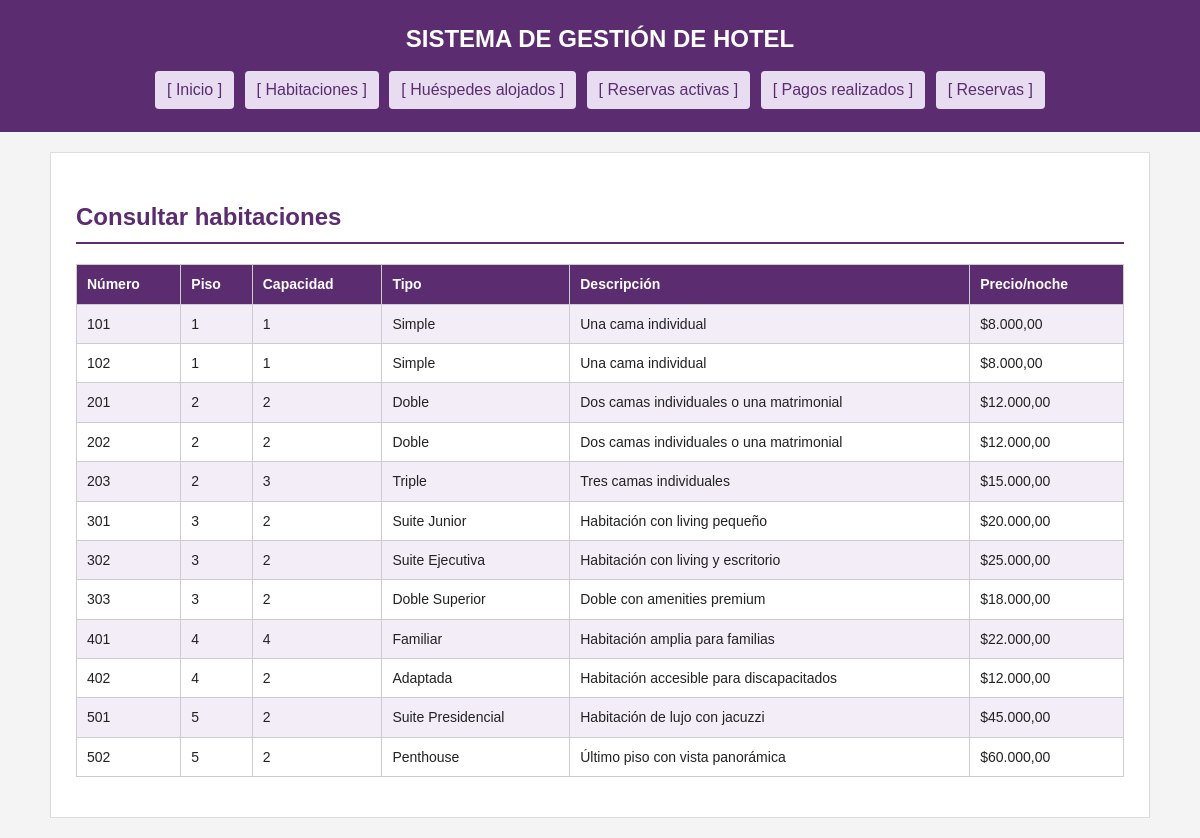
The page /aplicacion/consultas/habitaciones.php on the database its author committed.
### tables this page shows
CREATE TABLE `habitacion` (
  `id_habitacion` int(11) NOT NULL AUTO_INCREMENT,
  `numero` varchar(10) NOT NULL,
  `piso` int(11) NOT NULL,
  `capacidad` int(11) NOT NULL,
  `id_tipo` int(11) NOT NULL,
  `precio_noche` decimal(10,2) NOT NULL,
  PRIMARY KEY (`id_habitacion`),
  UNIQUE KEY `numero` (`numero`),
  KEY `fk_habitacion_tipo` (`id_tipo`),
  CONSTRAINT `fk_habitacion_tipo` FOREIGN KEY (`id_tipo`) REFERENCES `tipo_habitacion` (`id_tipo`)
);

CREATE TABLE `tipo_habitacion` (
  `id_tipo` int(11) NOT NULL AUTO_INCREMENT,
  `nombre` varchar(80) NOT NULL,
  `descripcion` text DEFAULT NULL,
  PRIMARY KEY (`id_tipo`)
);

### aplicacion/consultas/habitaciones.php (the view, shortened to what this page needs)
<?php
require_once "../conexion.php";
$sql = "SELECT
            h.numero,
            h.piso,
            h.capacidad,
            h.precio_noche,
            th.nombre AS tipo,
            th.descripcion
        FROM habitacion h
        INNER JOIN tipo_habitacion th ON h.id_tipo = th.id_tipo
        ORDER BY h.piso, h.numero";
$stmt = $pdo->query($sql);
$habitaciones = $stmt->fetchAll();
?>
<!DOCTYPE html>
<html lang="es">
<head>
    <link rel="stylesheet" href="../css/estilos.css">
</head>
<body>
<header>
    <h1>SISTEMA DE GESTIÓN DE HOTEL</h1>
    <nav>
        <a href="../index.php">[ Inicio ]</a>
        <a href="habitaciones.php">[ Habitaciones ]</a>
        <a href="huespedes_alojados.php">[ Huéspedes alojados ]</a>
        <a href="reservas_activas.php">[ Reservas activas ]</a>
        <a href="pagos_realizados.php">[ Pagos realizados ]</a>
        <a href="../reserva/listar.php">[ Reservas ]</a>
    </nav>
</header>
<main>
    <h2>Consultar habitaciones</h2>
    <table>
        <tr>
            <th>Número</th>
            <th>Piso</th>
            <th>Capacidad</th>
            <th>Tipo</th>
            <th>Descripción</th>
            <th>Precio/noche</th>
        </tr>
        <?php foreach ($habitaciones as $habitacion) { ?>
        <tr>
            <td><?= htmlspecialchars($habitacion['numero']) ?></td>
            <td><?= $habitacion['piso'] ?></td>
            <td><?= $habitacion['capacidad'] ?></td>
            <td><?= htmlspecialchars($habitacion['tipo']) ?></td>
            <td><?= htmlspecialchars((string)$habitacion['descripcion']) ?></td>
            <td>$<?= number_format((float)$habitacion['precio_noche'], 2, ',', '.') ?></td>
        </tr>
        <?php } ?>
    </table>
</main>
</body>
</html>

### aplicacion/css/estilos.css (style rules this page uses)
* { box-sizing: border-box; }
body { font-family: Arial, Helvetica, sans-serif; margin: 0; background-color: #f4f4f4; color: #222; line-height: 1.6; }
header { background-color: #5b2c6f; color: #fff; padding: 20px; text-align: center; }
nav { margin-top: 10px; text-align: center; }
nav a { color: #5b2c6f; background-color: #e8ddf0; padding: 6px 12px; margin: 3px; display: inline-block; text-decoration: none; border-radius: 4px; }
main { max-width: 1100px; margin: 20px auto; background-color: #fff; padding: 25px; border: 1px solid #ddd; }
h1 { margin: 0; font-size: 24px; }
h2 { color: #5b2c6f; border-bottom: 2px solid #5b2c6f; padding-bottom: 6px; }
table { width: 100%; border-collapse: collapse; margin: 15px 0; }
th, td { border: 1px solid #ccc; padding: 8px 10px; text-align: left; font-size: 14px; }
th { background-color: #5b2c6f; color: #fff; }
tr:nth-child(even) { background-color: #f3edf7; }

### rows shown on the page
habitacion: numero "101", piso "1", capacidad "1", id_tipo.nombre "Simple", id_tipo.descripcion "Una cama individual", precio_noche "8.000,00"
habitacion: numero "102", piso "1", capacidad "1", id_tipo.nombre "Simple", id_tipo.descripcion "Una cama individual", precio_noche "8.000,00"
habitacion: numero "201", piso "2", capacidad "2", id_tipo.nombre "Doble", id_tipo.descripcion "Dos camas individuales o una matrimonial", precio_noche "12.000,00"
habitacion: numero "202", piso "2", capacidad "2", id_tipo.nombre "Doble", id_tipo.descripcion "Dos camas individuales o una matrimonial", precio_noche "12.000,00"
habitacion: numero "203", piso "2", capacidad "3", id_tipo.nombre "Triple", id_tipo.descripcion "Tres camas individuales", precio_noche "15.000,00"
habitacion: numero "301", piso "3", capacidad "2", id_tipo.nombre "Suite Junior", id_tipo.descripcion "Habitación con living pequeño", precio_noche "20.000,00"
habitacion: numero "302", piso "3", capacidad "2", id_tipo.nombre "Suite Ejecutiva", id_tipo.descripcion "Habitación con living y escritorio", precio_noche "25.000,00"
habitacion: numero "303", piso "3", capacidad "2", id_tipo.nombre "Doble Superior", id_tipo.descripcion "Doble con amenities premium", precio_noche "18.000,00"
habitacion: numero "401", piso "4", capacidad "4", id_tipo.nombre "Familiar", id_tipo.descripcion "Habitación amplia para familias", precio_noche "22.000,00"
habitacion: numero "402", piso "4", capacidad "2", id_tipo.nombre "Adaptada", id_tipo.descripcion "Habitación accesible para discapacitados", precio_noche "12.000,00"
habitacion: numero "501", piso "5", capacidad "2", id_tipo.nombre "Suite Presidencial", id_tipo.descripcion "Habitación de lujo con jacuzzi", precio_noche "45.000,00"
habitacion: numero "502", piso "5", capacidad "2", id_tipo.nombre "Penthouse", id_tipo.descripcion "Último piso con vista panorámica", precio_noche "60.000,00"
